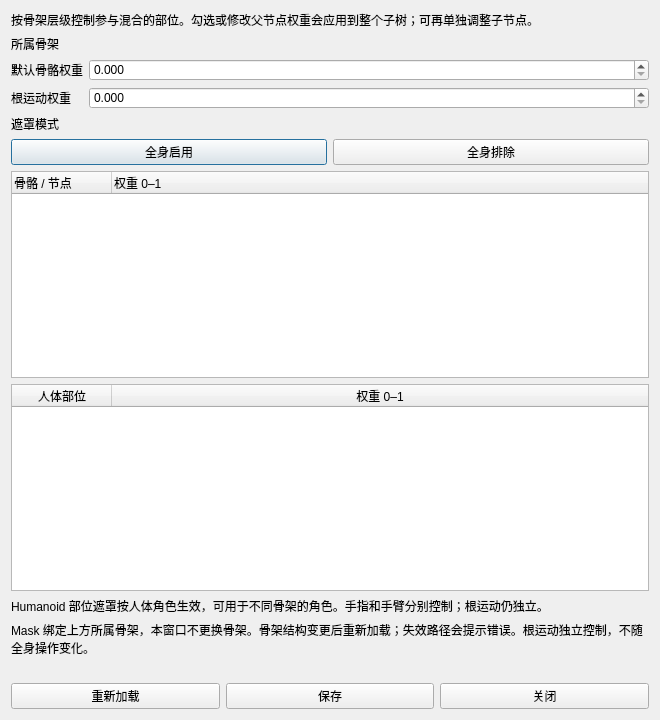
<?xml version='1.0' encoding='UTF-8'?>
<ui version="4.0">
 <class>AvatarMaskDialogForm</class>
 <widget class="QDialog" name="AvatarMaskDialogForm">
  <property name="windowTitle">
   <string>Avatar Mask</string>
  </property>
  <property name="geometry">
   <rect>
    <x>0</x>
    <y>0</y>
    <width>660</width>
    <height>720</height>
   </rect>
  </property>
  <property name="styleSheet">
   <string>QLabel#statusLabel { color: #e8b55c; } QTreeWidget { selection-background-color: #365974; }</string>
  </property>
  <layout class="QVBoxLayout" name="mainLayout">
   <item>
    <widget class="QLabel" name="descriptionLabel">
     <property name="text">
      <string>按骨架层级控制参与混合的部位。勾选或修改父节点权重会应用到整个子树；可再单独调整子节点。</string>
     </property>
     <property name="wordWrap">
      <bool>true</bool>
     </property>
    </widget>
   </item>
   <item>
    <layout class="QFormLayout" name="settingsLayout">
     <item row="0" column="0">
      <widget class="QLabel" name="skeletonLabel">
       <property name="text">
        <string>所属骨架</string>
       </property>
      </widget>
     </item>
     <item row="0" column="1">
      <widget class="ResourceField" name="skeletonField" />
     </item>
     <item row="1" column="0">
      <widget class="QLabel" name="defaultWeightLabel">
       <property name="text">
        <string>默认骨骼权重</string>
       </property>
      </widget>
     </item>
     <item row="1" column="1">
      <widget class="QDoubleSpinBox" name="defaultWeightSpin">
       <property name="maximum">
        <double>1</double>
       </property>
       <property name="singleStep">
        <double>0.05</double>
       </property>
       <property name="decimals">
        <number>3</number>
       </property>
       <property name="keyboardTracking">
        <bool>false</bool>
       </property>
      </widget>
     </item>
     <item row="2" column="0">
      <widget class="QLabel" name="rootMotionWeightLabel">
       <property name="text">
        <string>根运动权重</string>
       </property>
      </widget>
     </item>
     <item row="2" column="1">
      <widget class="QDoubleSpinBox" name="rootMotionWeightSpin">
       <property name="maximum">
        <double>1</double>
       </property>
       <property name="singleStep">
        <double>0.05</double>
       </property>
       <property name="decimals">
        <number>3</number>
       </property>
       <property name="keyboardTracking">
        <bool>false</bool>
       </property>
      </widget>
     </item>
     <item row="3" column="0">
      <widget class="QLabel" name="maskModeTitle">
       <property name="text">
        <string>遮罩模式</string>
       </property>
      </widget>
     </item>
     <item row="3" column="1">
      <widget class="QLabel" name="maskModeLabel">
       <property name="text">
        <string />
       </property>
      </widget>
     </item>
    </layout>
   </item>
   <item>
    <layout class="QHBoxLayout" name="treeActions">
     <item>
      <widget class="QPushButton" name="allButton">
       <property name="text">
        <string>全身启用</string>
       </property>
      </widget>
     </item>
     <item>
      <widget class="QPushButton" name="noneButton">
       <property name="text">
        <string>全身排除</string>
       </property>
      </widget>
     </item>
    </layout>
   </item>
   <item>
    <widget class="QTreeWidget" name="bonesTree">
     <property name="alternatingRowColors">
      <bool>true</bool>
     </property>
     <property name="editTriggers">
      <set>QAbstractItemView::DoubleClicked|QAbstractItemView::EditKeyPressed</set>
     </property>
     <column>
      <property name="text">
       <string>骨骼 / 节点</string>
      </property>
     </column>
     <column>
      <property name="text">
       <string>权重 0–1</string>
      </property>
     </column>
    </widget>
   </item>
   <item>
    <widget class="QTableWidget" name="humanPartsTable">
     <column>
      <property name="text">
       <string>人体部位</string>
      </property>
     </column>
     <column>
      <property name="text">
       <string>权重 0–1</string>
      </property>
     </column>
     <attribute name="horizontalHeaderStretchLastSection">
      <bool>true</bool>
     </attribute>
    </widget>
   </item>
   <item>
    <widget class="QLabel" name="humanMaskHelpLabel">
     <property name="text">
      <string>Humanoid 部位遮罩按人体角色生效，可用于不同骨架的角色。手指和手臂分别控制；根运动仍独立。</string>
     </property>
     <property name="wordWrap">
      <bool>true</bool>
     </property>
    </widget>
   </item>
   <item>
    <widget class="QLabel" name="rootHelpLabel">
     <property name="text">
      <string>Mask 绑定上方所属骨架，本窗口不更换骨架。骨架结构变更后重新加载；失效路径会提示错误。根运动独立控制，不随全身操作变化。</string>
     </property>
     <property name="wordWrap">
      <bool>true</bool>
     </property>
    </widget>
   </item>
   <item>
    <widget class="QLabel" name="statusLabel">
     <property name="wordWrap">
      <bool>true</bool>
     </property>
     <property name="textFormat">
      <enum>Qt::PlainText</enum>
     </property>
    </widget>
   </item>
   <item>
    <layout class="QHBoxLayout" name="bottomLayout">
     <item>
      <widget class="QPushButton" name="reloadButton">
       <property name="text">
        <string>重新加载</string>
       </property>
      </widget>
     </item>
     <item>
      <widget class="QPushButton" name="saveButton">
       <property name="text">
        <string>保存</string>
       </property>
      </widget>
     </item>
     <item>
      <widget class="QPushButton" name="closeButton">
       <property name="text">
        <string>关闭</string>
       </property>
      </widget>
     </item>
    </layout>
   </item>
  </layout>
 </widget>
 <customwidgets>
  <customwidget>
   <class>ResourceField</class>
   <extends>QWidget</extends>
   <header>ResourceField.h</header>
  </customwidget>
 </customwidgets>
 <resources />
 <connections />
</ui>
